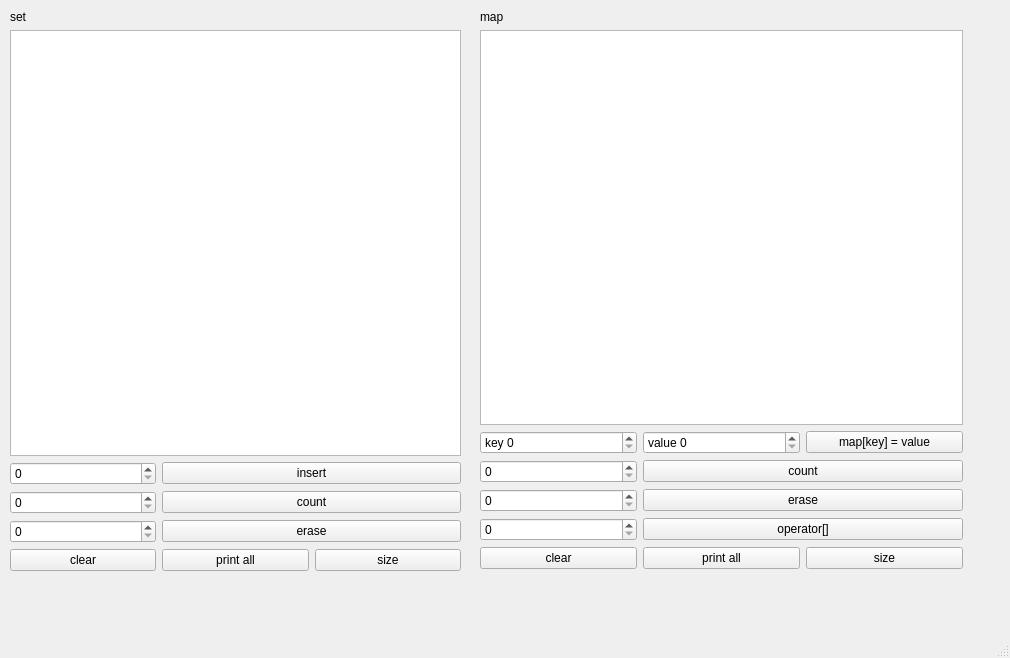
<?xml version="1.0" encoding="UTF-8"?>
<ui version="4.0">
 <class>MainWindow</class>
 <widget class="QMainWindow" name="MainWindow">
  <property name="geometry">
   <rect>
    <x>0</x>
    <y>0</y>
    <width>1010</width>
    <height>658</height>
   </rect>
  </property>
  <property name="windowTitle">
   <string>MainWindow</string>
  </property>
  <widget class="QWidget" name="centralwidget">
   <widget class="QWidget" name="layoutWidget">
    <property name="geometry">
     <rect>
      <x>480</x>
      <y>10</y>
      <width>483</width>
      <height>559</height>
     </rect>
    </property>
    <layout class="QGridLayout" name="gridLayout_2">
     <item row="2" column="0">
      <widget class="QSpinBox" name="mapKey">
       <property name="suffix">
        <string/>
       </property>
       <property name="prefix">
        <string>key </string>
       </property>
      </widget>
     </item>
     <item row="2" column="2">
      <widget class="QPushButton" name="mapInsert">
       <property name="text">
        <string>map[key] = value</string>
       </property>
      </widget>
     </item>
     <item row="4" column="1" colspan="2">
      <widget class="QPushButton" name="mapErase">
       <property name="text">
        <string>erase</string>
       </property>
      </widget>
     </item>
     <item row="2" column="1">
      <widget class="QSpinBox" name="mapValue">
       <property name="prefix">
        <string>value </string>
       </property>
      </widget>
     </item>
     <item row="6" column="1">
      <widget class="QPushButton" name="mapPrintAll">
       <property name="text">
        <string>print all</string>
       </property>
      </widget>
     </item>
     <item row="3" column="1" colspan="2">
      <widget class="QPushButton" name="mapCount">
       <property name="text">
        <string>count</string>
       </property>
      </widget>
     </item>
     <item row="5" column="0">
      <widget class="QSpinBox" name="mapAtKey"/>
     </item>
     <item row="6" column="0">
      <widget class="QPushButton" name="mapClear">
       <property name="text">
        <string>clear</string>
       </property>
      </widget>
     </item>
     <item row="5" column="1" colspan="2">
      <widget class="QPushButton" name="mapAt">
       <property name="text">
        <string>operator[]</string>
       </property>
      </widget>
     </item>
     <item row="4" column="0">
      <widget class="QSpinBox" name="mapEraseKey"/>
     </item>
     <item row="3" column="0">
      <widget class="QSpinBox" name="mapCountKey"/>
     </item>
     <item row="6" column="2">
      <widget class="QPushButton" name="mapSize">
       <property name="text">
        <string>size</string>
       </property>
      </widget>
     </item>
     <item row="1" column="0" colspan="3">
      <widget class="QTextBrowser" name="mapDisplay"/>
     </item>
     <item row="0" column="0" colspan="3">
      <widget class="QLabel" name="mapLabel">
       <property name="layoutDirection">
        <enum>Qt::LeftToRight</enum>
       </property>
       <property name="text">
        <string>map</string>
       </property>
      </widget>
     </item>
    </layout>
   </widget>
   <widget class="QWidget" name="layoutWidget_2">
    <property name="geometry">
     <rect>
      <x>10</x>
      <y>10</y>
      <width>451</width>
      <height>561</height>
     </rect>
    </property>
    <layout class="QGridLayout" name="gridLayout">
     <item row="2" column="0">
      <widget class="QSpinBox" name="setInsertValue"/>
     </item>
     <item row="5" column="2">
      <widget class="QPushButton" name="setSize">
       <property name="text">
        <string>size</string>
       </property>
      </widget>
     </item>
     <item row="5" column="0">
      <widget class="QPushButton" name="setClear">
       <property name="text">
        <string>clear</string>
       </property>
      </widget>
     </item>
     <item row="1" column="0" colspan="3">
      <widget class="QTextBrowser" name="setDisplay"/>
     </item>
     <item row="2" column="1" colspan="2">
      <widget class="QPushButton" name="setInsert">
       <property name="text">
        <string>insert</string>
       </property>
      </widget>
     </item>
     <item row="3" column="1" colspan="2">
      <widget class="QPushButton" name="setCount">
       <property name="text">
        <string>count</string>
       </property>
      </widget>
     </item>
     <item row="5" column="1">
      <widget class="QPushButton" name="setPrint">
       <property name="text">
        <string>print all</string>
       </property>
      </widget>
     </item>
     <item row="4" column="1" colspan="2">
      <widget class="QPushButton" name="setErase">
       <property name="text">
        <string>erase</string>
       </property>
      </widget>
     </item>
     <item row="3" column="0">
      <widget class="QSpinBox" name="setCountValue"/>
     </item>
     <item row="4" column="0">
      <widget class="QSpinBox" name="setEraseValue"/>
     </item>
     <item row="0" column="0" colspan="3">
      <widget class="QLabel" name="setLabel">
       <property name="text">
        <string>set</string>
       </property>
      </widget>
     </item>
    </layout>
   </widget>
  </widget>
  <widget class="QMenuBar" name="menubar">
   <property name="geometry">
    <rect>
     <x>0</x>
     <y>0</y>
     <width>1010</width>
     <height>25</height>
    </rect>
   </property>
  </widget>
  <widget class="QStatusBar" name="statusbar"/>
 </widget>
 <resources/>
 <connections/>
</ui>
